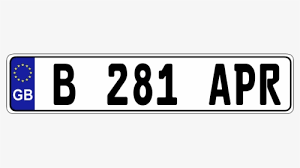
#> input picture num_plate/image01.png, 300 x 168 px
$ python real_time_scan.py
#> lines starting #> are read from the running program, lines starting #| are printed output that depends on the picture; after the words box and inside, x2 and y2 are one past the last pixel; in counts of white or black regions, pixels touching at a corner belong together
# [12 lines of commented-out code are left out]


import cv2
import pytesseract
import os
import imutils

pytesseract.pytesseract.tesseract_cmd = r'/usr/bin/tesseract'


image = cv2.imread('image01.png')
#> image is the input picture: shape (168, 300, 3); mean B, G, R 221.5, 219, 218.8
image = imutils.resize(image, width=300)
cv2.imshow('Number Plate Image', image)
cv2.waitKey(0)

gray_image = cv2.cvtColor(image, cv2.COLOR_BGR2GRAY)
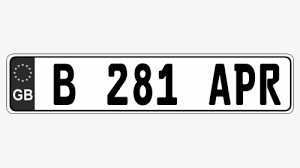
#> gray_image: shape (168, 300); min 0, max 255, mean 219.2
cv2.imshow("To GrayScale", gray_image)
cv2.waitKey(0)


flattened_image = cv2.bilateralFilter(gray_image, 11, 17, 17)
cv2.imshow("Smoothed Image", gray_image)
cv2.waitKey(0)

edged = cv2.Canny(flattened_image, 30, 200)
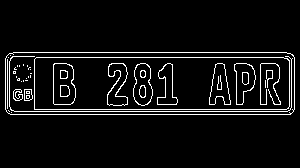
#> edged: shape (168, 300); 6.2% white in thin lines or dots, all inside (x1, y1, x2, y2) = (5, 52, 295, 115)
cv2.imshow("Edged Image", edged)
cv2.waitKey(0)

cnts, new = cv2.findContours(
    edged.copy(), cv2.RETR_LIST, cv2.CHAIN_APPROX_SIMPLE)
#> cnts = 64 contours, 32 with area under 20; largest, box (x1, y1, x2, y2) and area: (5, 52, 295, 115) 17868, (5, 52, 295, 115) 17866, (34, 57, 290, 110) 13246, (34, 57, 290, 110) 13243, (53, 63, 76, 105) 822; new = 64 rows, first 6: [1, -1, -1, -1], [2, 0, -1, -1], [3, 1, -1, -1], [4, 2, -1, -1], [5, 3, -1, -1], [6, 4, -1, -1]
image1 = image.copy()
cv2.drawContours(image1, cnts, -1, (0, 255, 0), 3)
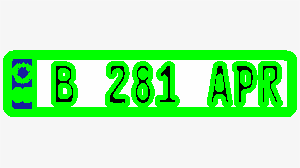
#> image1: shape (168, 300, 3); mean B, G, R 179.1, 241.9, 177.9
cv2.imshow("Contours", image1)
cv2.waitKey()


cnts = sorted(cnts, key=cv2.contourArea, reverse=True)[:30]
#> cnts = 30 contours; largest, box (x1, y1, x2, y2) and area: (5, 52, 295, 115) 17868, (5, 52, 295, 115) 17866, (34, 57, 290, 110) 13246, (34, 57, 290, 110) 13243, (53, 63, 76, 105) 822
screenCnt = None
image2 = image.copy()
cv2.drawContours(image2, cnts, -1, (0, 255, 0), 3)
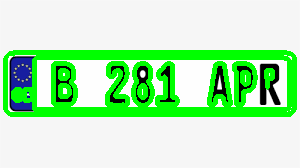
#> image2: shape (168, 300, 3); mean B, G, R 183.1, 237.2, 181.2
cv2.imshow("Top 30 Image Contours", image2)
cv2.waitKey(0)

i = 7
for c in cnts:
    perimeter = cv2.arcLength(c, True)
    approx = cv2.approxPolyDP(c, 0.018 * perimeter, True)
    if len(approx) == 4:
        screenCnt = approx
    x, y, w, h = cv2.boundingRect(c)
    new_image = image[y:y+h, x:x+w]
    cv2.imwrite('./' + str(i) + '.png', new_image)
    i += 1
    break
#> this loop made 1 pass
#> (perimeter, screenCnt, x, y, w, h, i) on pass 1: (692, [[5, 58], [10, 114], [294, 109], [286, 52]], 5, 52, 290, 63, 8)
#> pass 1, `new_image = image[y:y+h, x:x+w]`:
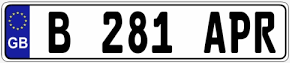
#> new_image: shape (63, 290, 3); mean B, G, R 178.4, 171.4, 171
#> after the loop, i = 8

cv2.drawContours(image, [screenCnt], -1, (0, 0, 255), 3)
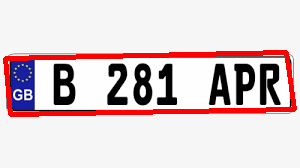
#> image: shape (168, 300, 3); 6.7% of pixels changed, all inside (x1, y1, x2, y2) = (3, 50, 297, 117)
cv2.imshow("Drawn Contours on Original", image)
cv2.waitKey(0)


cropped_loc = './7.png'
cropped_image = cv2.imread(cropped_loc)
cv2.imshow("Cropped Image", cropped_image)
#> (the run stopped early here; a loop or call above may not have finished)
